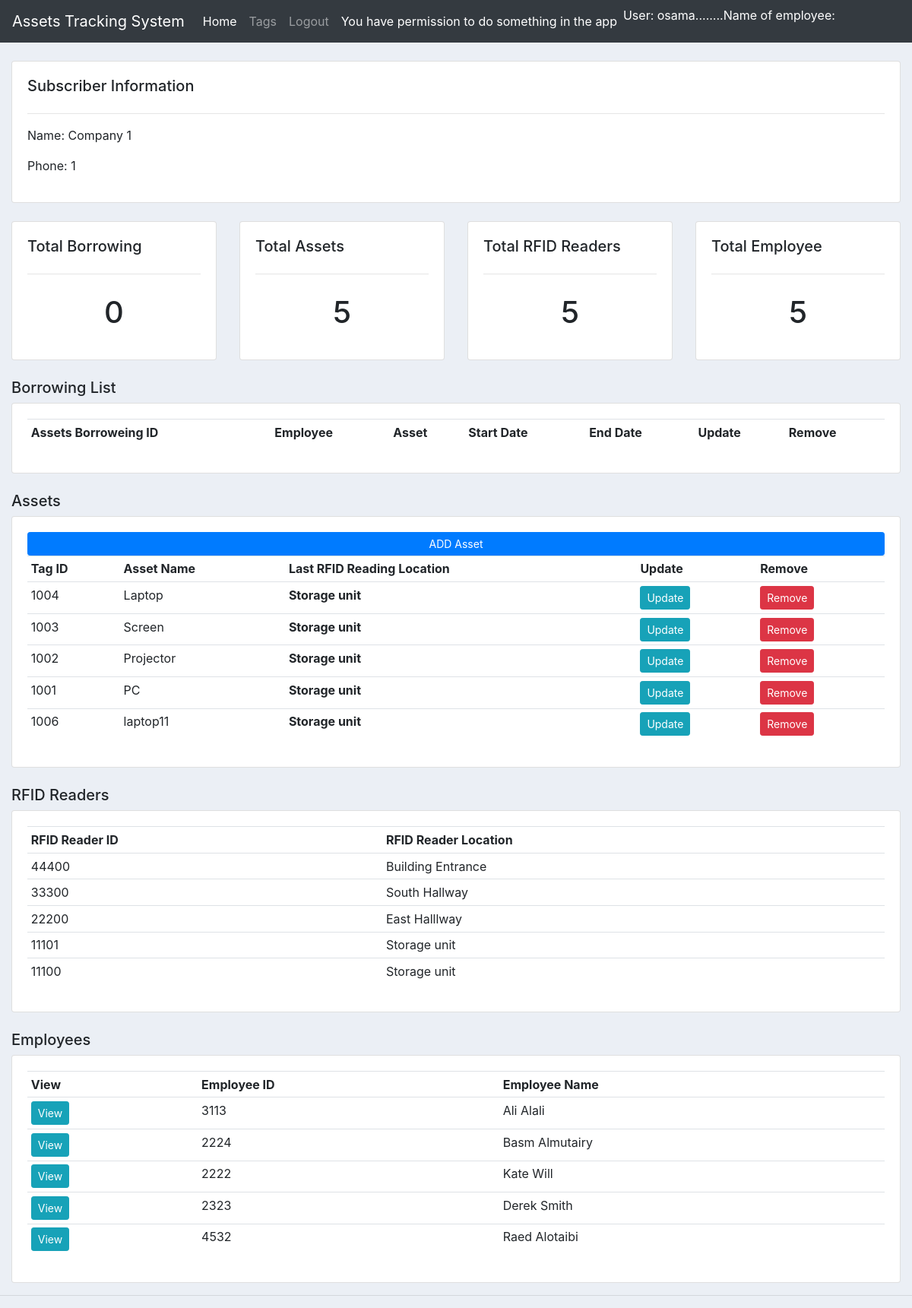
The page /subscriber/1/ (signed in) on the database as committed earlier.
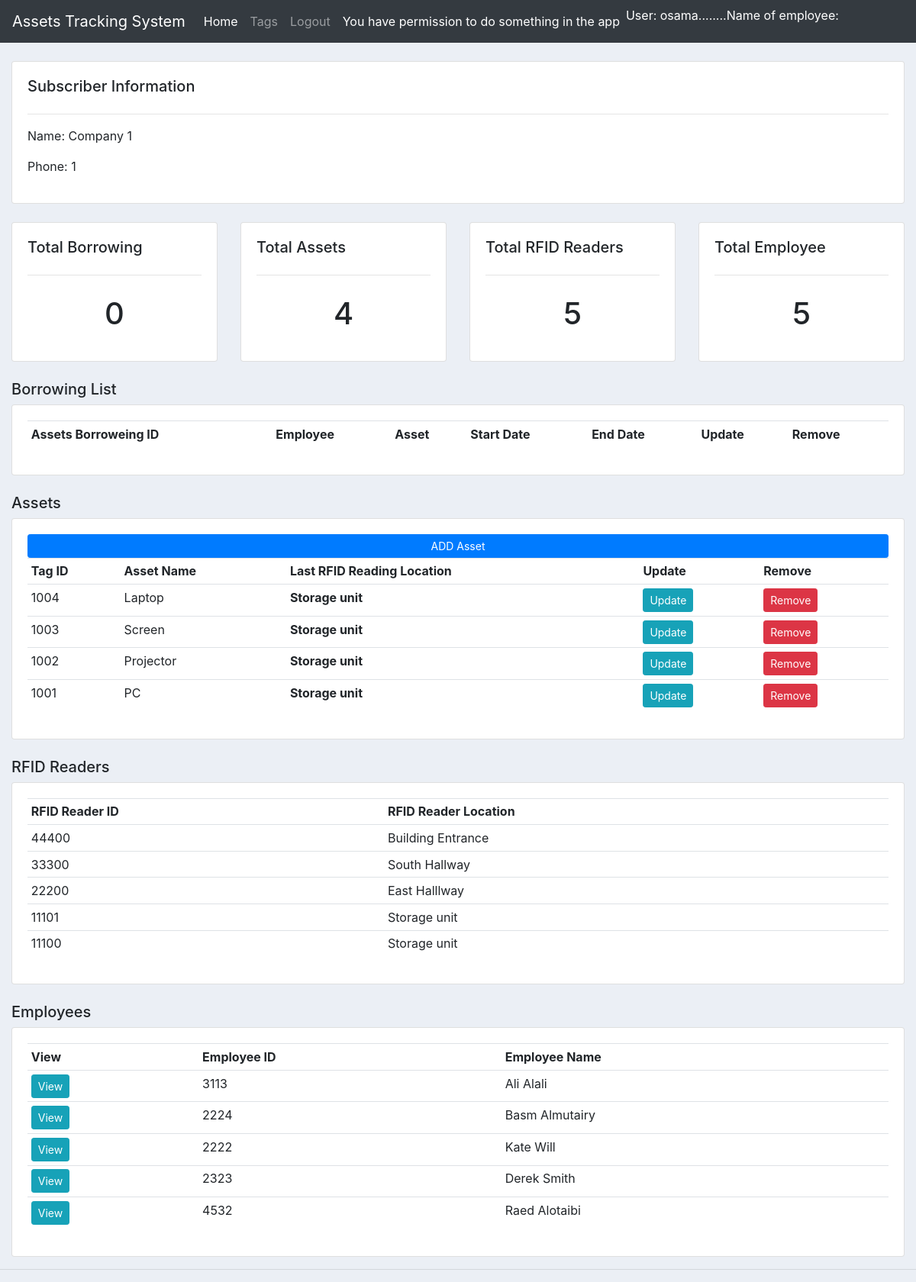
The same page on the database as committed later.
### assetstracking/models.py (models this page shows, shortened)
class Tag(models.Model):
    tag_id = models.IntegerField(null=True)
    asset_name = models.CharField(max_length=200, null=True)
    STATUS = (('Available','Available'),('Taken','Taken'),)
    asset_status = models.CharField(max_length=200, null=True, choices=STATUS)
    subscriber_id = models.ForeignKey(Subscriber, null=True, on_delete= models.SET_NULL)
    rfid_id = models.ManyToManyField(RFID)
    asset_location = models.CharField(max_length=200, null=True)

class RFID (models.Model):
    rfid_id = models.IntegerField(null=True)
    rfid_location = models.CharField(max_length=200, null=True)
    subscriber_id = models.ForeignKey(Subscriber, null=True, on_delete= models.SET_NULL)

class Employee(models.Model):
    employee_id = models.IntegerField(null=True)
    employee_name = models.CharField(max_length=200, null=True)
    employee_email = models.CharField(max_length=200, null=True)
    user = models.OneToOneField(User, null=True, on_delete=models.CASCADE)
    subscriber_id = models.ForeignKey(Subscriber, null=True, on_delete= models.SET_NULL)

### assetstracking/views.py (the view)
# urls.py: path('subscriber/<str:subscriber_test>/', views.subscriber, name="subscriber"),
@login_required
def subscriber(request, subscriber_test):
    subscriber = Subscriber.objects.get(id=subscriber_test)
    borrowings = subscriber.borrowing_set.all()
    borrowing_count = borrowings.count()
    employee = Employee.objects.all()
    employees = subscriber.employee_set.all()
    employee_count = employees.count()
    tags = subscriber.tag_set.all()
    tag_count = tags.count()
    rfids = subscriber.rfid_set.all()
    rfid_count = rfids.count()
    context =   {'subscriber': subscriber,
                'borrowings': borrowings, 'borrowing_count': borrowing_count,
                'employee': employee, 'employees': employees, 'employee_count': employee_count,
                'tags': tags , 'tag_count': tag_count,
                'rfids': rfids , 'rfid_count': rfid_count
                }
    return render(request, 'assetstracking/subscriber.html', context)

### assetstracking/templates/assetstracking/subscriber.html (shortened to what this page needs)
{% extends 'assetstracking/main.html' %}
{% block content %}
{% if perms.user.add_employee %}
<br>
<div class="row">
	<div class="col-md">
		<div class="card card-body">
			<h5>Subscriber Information</h5>
			<hr>
			<p>Name: {{subscriber.subscriber_name}} </p>
			<p>Phone: {{subscriber.subscriber_id}} </p>
		</div>
	</div>
</div>
<br>
<div class="row">
	<div class="col-md">
		<div class="card card-body">
			<h5>Total Borrowing</h5>
			<hr>
			<h1 style="text-align: center;padding: 10px">{{borrowing_count}}</h1>
		</div>
	</div>
	<div class="col-md">
		<div class="card card-body">
			<h5>Total Assets</h5>
			<hr>
			<h1 style="text-align: center;padding: 10px">{{tag_count}}</h1>
		</div>
	</div>
	<div class="col-md">
		<div class="card card-body">
			<h5>Total RFID Readers</h5>
			<hr>
			<h1 style="text-align: center;padding: 10px">{{rfid_count}}</h1>
		</div>
	</div>
	<div class="col-md">
		<div class="card card-body">
			<h5>Total Employee</h5>
			<hr>
			<h1 style="text-align: center;padding: 10px">{{employee_count}}</h1>
		</div>
	</div>
</div>
<br>
<div class="row">
	<div class="col-md">
		<h5>Borrowing List</h5>
		<div class="card card-body">
			<table class="table table-sm">
				<tr>
					<th>Assets Borroweing ID</th>
					<th>Employee</th>
					<th>Asset</th>
					<th>Start Date</th>
					<th>End Date</th>
					<th>Update</th>
					<th>Remove</th>
				</tr>
			</table>
		</div>
	</div>
</div>
<br>
<div class="row">
	<div class="col-md">
		<h5>Assets</h5>
		<div class="card card-body">
			<a class="btn btn-primary  btn-sm btn-block" href="{% url 'createAsset' %}">ADD Asset</a>
			<table class="table table-sm">
				<tr>
					<th>Tag ID</th>
					<th>Asset Name</th>
					<th>Last RFID Reading Location</th>
					<th>Update</th>
					<th>Remove</th>
				</tr>
				{% for i in tags %}
				<tr>
					<td>{{i.tag_id}}</td>
					<td>{{i.asset_name}}</td>
					<th>{{i.asset_location}}</th>
					<td><a class="btn btn-sm btn-info" href="{% url 'updateAsset' i.id %}">Update</a></td>
					<td><a class="btn btn-sm btn-danger" href="{% url 'deleteAsset' i.id %}">Remove</a></td>
				</tr>
				{% endfor %}
			</table>
		</div>
	</div>
</div>
<br>
<div class="row">
	<div class="col-md">
		<h5>RFID Readers</h5>
		<div class="card card-body">
			<table class="table table-sm">
				<tr>
					<th>RFID Reader ID</th>
					<th>RFID Reader Location</th>
				</tr>
				{% for i in rfids %}
				<tr>
					<td>{{i.rfid_id}}</td>
					<td>{{i.rfid_location}}</td>
				</tr>
				{% endfor %}
			</table>
		</div>
	</div>
</div>
<br>
<div class="row">
	<div class="col-md">
		<h5>Employees</h5>
		<div class="card card-body">
			<table class="table table-sm">
				<tr>
					<th>View</th>
					<th>Employee ID</th>
					<th>Employee Name</th>
				</tr>
				{% for i in employees %}
				<tr>
					<td><a class="btn btn-sm btn-info" href="{% url 'employee' i.id %}">View</a></td>
					<td>{{i.employee_id}}</td>
					<td>{{i.employee_name}}</td>
				</tr>
				{% endfor %}
			</table>
		</div>
	</div>
</div>
{% endif %}
{% endblock %}

Rows that differ between the two databases and show on the page:
removed Tag: tag_id "1006", asset_name "laptop11", asset_location "Storage unit"
Other text that changed with them:
{{ tag_count }}: "5" → "4"
